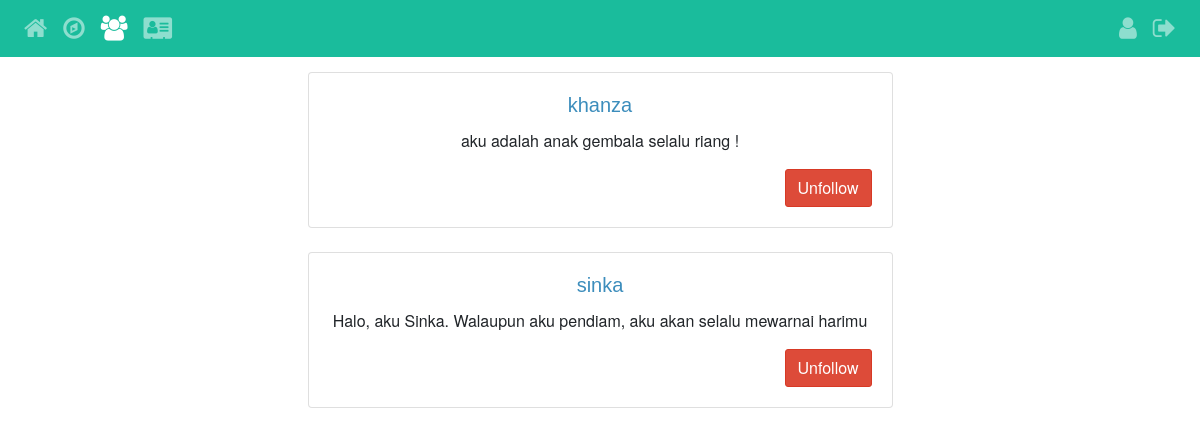
Page /friend.php (signed in) on the committed database.
### tables this page shows
CREATE TABLE `user` (
  `id` int(11) NOT NULL,
  `username` varchar(30) NOT NULL,
  `password` varchar(30) NOT NULL,
  `email` varchar(30) NOT NULL,
  `picture` text DEFAULT NULL,
  `bio` text DEFAULT NULL,
  `fname` varchar(30) NOT NULL,
  `lname` varchar(30) NOT NULL,
  `role` enum('admin','user') NOT NULL
);

### friend.php (the view, shortened to what this page needs)
<?php
include("config.php");
?>
<html>
<head>
    <link rel="stylesheet" href="css/style.css">
    <link rel="stylesheet" href="css/bootstrap.css" />
    <link rel="stylesheet" href="https://cdnjs.cloudflare.com/ajax/libs/font-awesome/4.7.0/css/font-awesome.min.css">
    <link rel="stylesheet" href="css/AdminLTE.min.css">
</head>
<body>
<header>
    <nav class="navbar navbar-expand-md navbar-dark " style="background: #1abc9c;">
        <div class="collapse navbar-collapse row" style="font-size: 25px;">
            <div class="col-10">
                <ul class="navbar-nav">
                    <li class="nav-item "><a href="index.php" data-toggle="tooltip" title="Home" class="nav-link"><i class="fa fa-home" aria-hidden="true"></i>
                        </a></li>
                    <li class="nav-item "><a href="explore.php"  data-toggle="tooltip" title="Explore" class="nav-link"><i class="fa fa-compass" aria-hidden="true"></i>
                        </a></li>
                    <li class="nav-item active"><a href="friend.php" data-toggle="tooltip" title="Friends" class="nav-link"><i class="fa fa-users" aria-hidden="true"></i>
                        </a></li>
                    <?php
                    if ($_SESSION['role']=="admin"){
                        ?>
                        <li class="nav-item"><a href="admin.php"  data-toggle="tooltip" title="Admin"  class="nav-link"><i class="fa fa-address-card" aria-hidden="true"></i>
                            </a></li>
                        <?php
                    }
                    ?>
                </ul>
            </div>
            <div class="col-2">
                <ul class="navbar-nav float-right">
                    <li class="nav-item"><a  href="user.php?username=<?php echo $_SESSION['username']; ?>" data-toggle="tooltip" title="My Account"  class="nav-link"><i class="fa fa-user" aria-hidden="true"></i>
                        </a></li>
                    <li class="nav-item"> <a href="logout.php" data-toggle="tooltip" title="Logout" class="nav-link"><i class="fa fa-sign-out" aria-hidden="true"></i>
                        </a> </li>
                </ul>
            </div>
        </div>
    </nav>
</header>
<div class="content">
    <div class="row">
        <div class="col-12">
            <center>
                <?php
                $id = $_SESSION['id'];
                $sql = "SELECT * FROM user WHERE id IN (SELECT friend_id FROM friend Where user_id = $id) ";
                $result = mysqli_query($db,$sql);
                $num_rows = mysqli_num_rows($result);
                if ($num_rows>0) {
                    while ($show = mysqli_fetch_array($result)) {
                        ?>
                        <div class="card w-50">
                            <div class="card-body">
                                <h5 class="card-title">
                                    <a href="user.php?username=<?php echo $show['username']; ?>"><?php echo $show['username']; ?> </a>
                                </h5>
                                <p class="card-text"><?php echo $show['bio'] ?></p>
                                <a href="unfollow.php?username=<?php echo $show['username']; ?>"
                                   class="btn btn-danger float-right ml-2">Unfollow</a>
                            </div>
                        </div>
                        <br>
                        <?php
                    }
                }
                ?>
            </center>
        </div>
    </div>
</div>
</body>
</html>

### css/style.css (style rules this page uses)
body { margin: 0; font-family: 'Lucida Grande', tahoma,verdana,arial,sans-serif; line-height: 1.28; }

### rows in the picture
user: username "khanza", bio "aku adalah anak gembala selalu riang !"
user: username "sinka", bio "Halo, aku Sinka. Walaupun aku pendiam, aku akan selalu mewarnai harimu"
